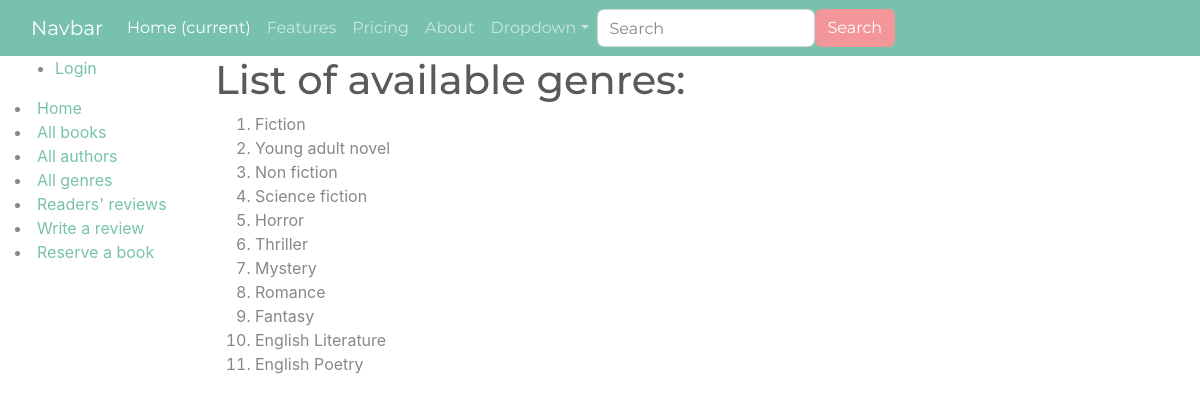
The app's page /catalog/genres/, older data.
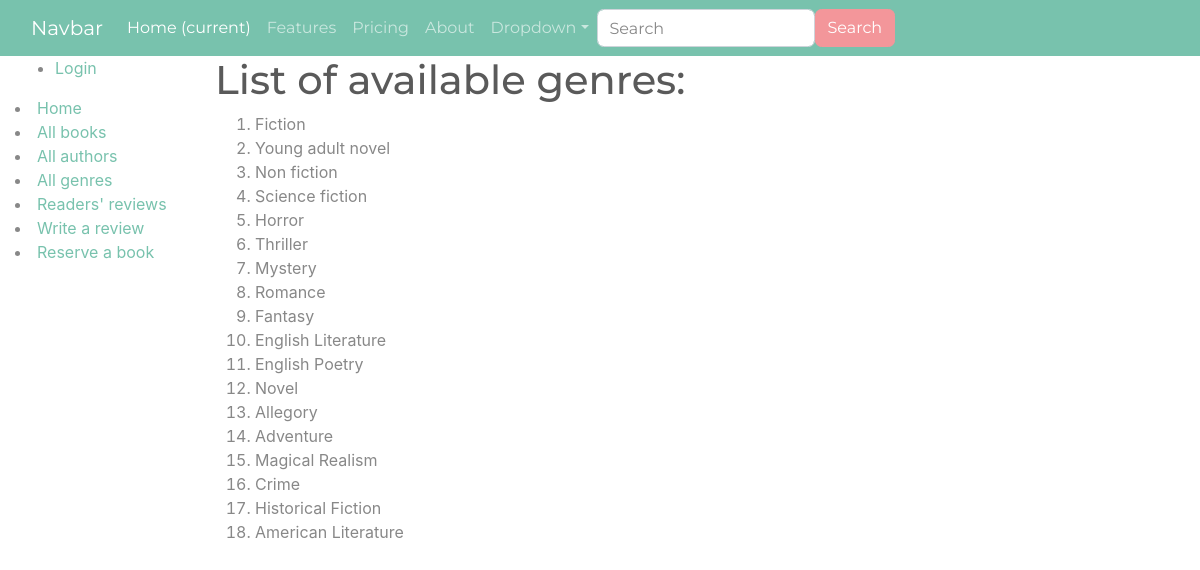
The same page, newer data.
### catalog/models.py (models this page shows, shortened)
class Genre(models.Model):
    name = models.CharField(
        max_length=50,
        help_text="Enter a book genre (e.g. Non-Fiction, Fiction etc.)")

### catalog/views.py (the view)
# urls.py: path('genres/', views.GenreListView.as_view(), name='genre-list'),
class GenreListView(generic.ListView):
  model = Genre
  context_object_name = 'genre_list'
  queryset = Genre.objects.all()
  template_name ='genre_list.html'
  paginate_by = 20

### catalog/templates/genre_list.html (shortened to what this page needs)
<!DOCTYPE html>
<html lang="en">
<head>
{% extends "site_base.html" %}
{% block content %}
  <h1>List of available genres:</h1>
  {% if genre_list %}
  <ol>
    {% for genre in genre_list %}
      <li>
        {{ genre.name }}
      </li>
    {% endfor %}
  </ol>
  {% else %}
    <p>There are no genres to display.</p>
  {% endif %}
{% endblock %}

Row changes from the older to the newer data that the page shows:
added Genre: name "Novel"
added Genre: name "Allegory"
added Genre: name "Adventure"
added Genre: name "Magical Realism"
added Genre: name "Crime"
added Genre: name "Historical Fiction"
added Genre: name "American Literature"
